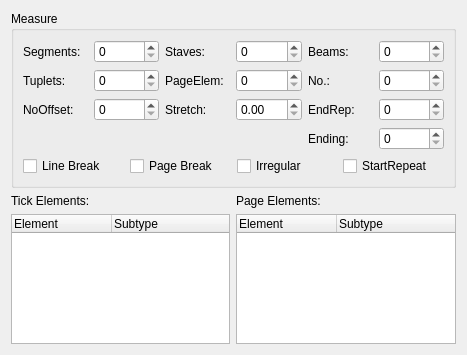
<ui version="4.0" >
 <class>MeasureBase</class>
 <widget class="QWidget" name="MeasureBase" >
  <property name="geometry" >
   <rect>
    <x>0</x>
    <y>0</y>
    <width>467</width>
    <height>355</height>
   </rect>
  </property>
  <property name="windowTitle" >
   <string>Form</string>
  </property>
  <layout class="QGridLayout" >
   <item row="0" column="0" colspan="2" >
    <widget class="QGroupBox" name="MeasureBase_2" >
     <property name="title" >
      <string>Measure</string>
     </property>
     <property name="flat" >
      <bool>true</bool>
     </property>
     <layout class="QGridLayout" >
      <property name="leftMargin" >
       <number>9</number>
      </property>
      <property name="topMargin" >
       <number>9</number>
      </property>
      <property name="rightMargin" >
       <number>9</number>
      </property>
      <property name="bottomMargin" >
       <number>9</number>
      </property>
      <property name="horizontalSpacing" >
       <number>6</number>
      </property>
      <property name="verticalSpacing" >
       <number>6</number>
      </property>
      <item row="4" column="0" colspan="6" >
       <layout class="QHBoxLayout" >
        <property name="spacing" >
         <number>6</number>
        </property>
        <property name="leftMargin" >
         <number>0</number>
        </property>
        <property name="topMargin" >
         <number>0</number>
        </property>
        <property name="rightMargin" >
         <number>0</number>
        </property>
        <property name="bottomMargin" >
         <number>0</number>
        </property>
        <item>
         <widget class="QCheckBox" name="lineBreak" >
          <property name="text" >
           <string>Line Break</string>
          </property>
         </widget>
        </item>
        <item>
         <widget class="QCheckBox" name="pageBreak" >
          <property name="text" >
           <string>Page Break</string>
          </property>
         </widget>
        </item>
        <item>
         <widget class="QCheckBox" name="irregular" >
          <property name="text" >
           <string>Irregular</string>
          </property>
         </widget>
        </item>
        <item>
         <widget class="QCheckBox" name="startRepeat" >
          <property name="text" >
           <string>StartRepeat</string>
          </property>
         </widget>
        </item>
       </layout>
      </item>
      <item row="3" column="4" >
       <widget class="QLabel" name="label_10" >
        <property name="text" >
         <string>Ending:</string>
        </property>
       </widget>
      </item>
      <item row="3" column="5" >
       <widget class="QSpinBox" name="ending" />
      </item>
      <item row="1" column="5" >
       <widget class="QSpinBox" name="measureNo" />
      </item>
      <item row="1" column="4" >
       <widget class="QLabel" name="label_8" >
        <property name="text" >
         <string>No.:</string>
        </property>
        <property name="textFormat" >
         <enum>Qt::PlainText</enum>
        </property>
       </widget>
      </item>
      <item row="0" column="4" >
       <widget class="QLabel" name="label_7" >
        <property name="text" >
         <string>Beams:</string>
        </property>
        <property name="textFormat" >
         <enum>Qt::PlainText</enum>
        </property>
       </widget>
      </item>
      <item row="0" column="5" >
       <widget class="QSpinBox" name="beams" />
      </item>
      <item row="2" column="3" >
       <widget class="QDoubleSpinBox" name="stretch" />
      </item>
      <item row="1" column="3" >
       <widget class="QSpinBox" name="pageElements" />
      </item>
      <item row="2" column="2" >
       <widget class="QLabel" name="label_6" >
        <property name="text" >
         <string>Stretch:</string>
        </property>
        <property name="textFormat" >
         <enum>Qt::PlainText</enum>
        </property>
       </widget>
      </item>
      <item row="0" column="3" >
       <widget class="QSpinBox" name="staves" />
      </item>
      <item row="1" column="2" >
       <widget class="QLabel" name="label_5" >
        <property name="text" >
         <string>PageElem:</string>
        </property>
        <property name="textFormat" >
         <enum>Qt::PlainText</enum>
        </property>
       </widget>
      </item>
      <item row="0" column="2" >
       <widget class="QLabel" name="label_4" >
        <property name="text" >
         <string>Staves:</string>
        </property>
        <property name="textFormat" >
         <enum>Qt::PlainText</enum>
        </property>
       </widget>
      </item>
      <item row="2" column="1" >
       <widget class="QSpinBox" name="noOffset" />
      </item>
      <item row="1" column="1" >
       <widget class="QSpinBox" name="tuplets" />
      </item>
      <item row="2" column="0" >
       <widget class="QLabel" name="label_3" >
        <property name="text" >
         <string>NoOffset:</string>
        </property>
        <property name="textFormat" >
         <enum>Qt::PlainText</enum>
        </property>
       </widget>
      </item>
      <item row="1" column="0" >
       <widget class="QLabel" name="label_2" >
        <property name="text" >
         <string>Tuplets:</string>
        </property>
        <property name="textFormat" >
         <enum>Qt::PlainText</enum>
        </property>
       </widget>
      </item>
      <item row="0" column="1" >
       <widget class="QSpinBox" name="segments" />
      </item>
      <item row="0" column="0" >
       <widget class="QLabel" name="label" >
        <property name="text" >
         <string>Segments:</string>
        </property>
        <property name="textFormat" >
         <enum>Qt::PlainText</enum>
        </property>
       </widget>
      </item>
      <item row="2" column="5" >
       <widget class="QSpinBox" name="endRepeat" />
      </item>
      <item row="2" column="4" >
       <widget class="QLabel" name="label_9" >
        <property name="text" >
         <string>EndRep:</string>
        </property>
       </widget>
      </item>
     </layout>
    </widget>
   </item>
   <item row="1" column="0" >
    <widget class="QLabel" name="label_11" >
     <property name="text" >
      <string>Tick Elements:</string>
     </property>
    </widget>
   </item>
   <item row="1" column="1" >
    <widget class="QLabel" name="label_12" >
     <property name="text" >
      <string>Page Elements:</string>
     </property>
    </widget>
   </item>
   <item row="2" column="0" >
    <widget class="QTreeWidget" name="sel" >
     <column>
      <property name="text" >
       <string>Element</string>
      </property>
     </column>
     <column>
      <property name="text" >
       <string>Subtype</string>
      </property>
     </column>
    </widget>
   </item>
   <item row="2" column="1" >
    <widget class="QTreeWidget" name="pel" >
     <column>
      <property name="text" >
       <string>Element</string>
      </property>
     </column>
     <column>
      <property name="text" >
       <string>Subtype</string>
      </property>
     </column>
    </widget>
   </item>
  </layout>
 </widget>
 <resources/>
 <connections/>
</ui>
